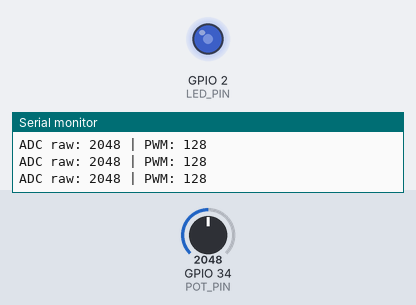
Recording of a program running on a simulated ESP32. Shown: output pins drawn as LEDs (lit = HIGH), the last lines printed to the serial monitor. Inputs (shaded band) come from the test bench; at power-on: GPIO 34 (POT_PIN) = 2048.

Above: at 1.2 s.
1.3 s: GPIO 34 (POT_PIN) set to 2866
At 2.5 s:
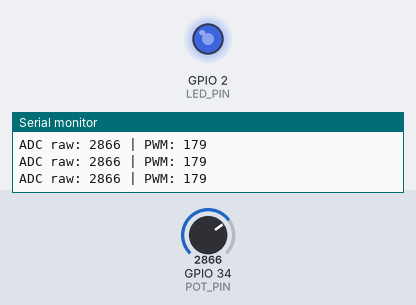
2.8 s: GPIO 34 (POT_PIN) set to 3603
At 3.7 s:
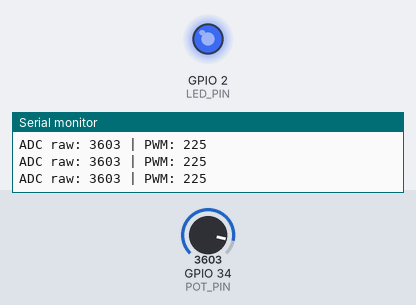
4.3 s: GPIO 34 (POT_PIN) set to 491
At 4.9 s:
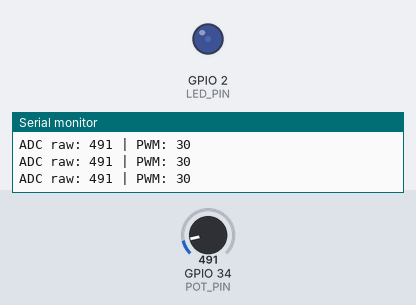
5.8 s: GPIO 34 (POT_PIN) set to 0
At 6.1 s:
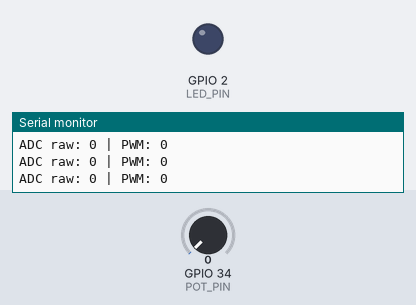
Timing chart, 0 to 8.3 s (numbered marks = the images above; inputs shaded):
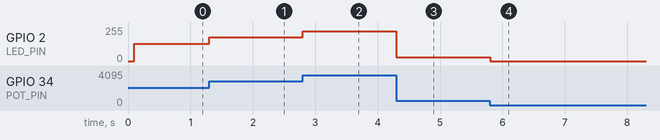

The program:

main.cpp
```cpp
#include <Arduino.h>

#define LED_PIN 2
#define POT_PIN 34

#define LEDC_CHANNEL 0
#define LEDC_FREQUENCY 5000
#define LEDC_RESOLUTION 8

#define TIMER_DIVIDER 80
#define TIMER_INTERVAL_US 100000UL  // 100 ms

hw_timer_t *timer = nullptr;
volatile bool timerFlag = false;

void IRAM_ATTR timerISR()
{
    timerFlag = true;
}

void setup()
{
    Serial.begin(115200);

    pinMode(LED_PIN, OUTPUT);

    // LEDC PWM: 5 kHz, 8-bit
    ledcSetup(LEDC_CHANNEL, LEDC_FREQUENCY, LEDC_RESOLUTION);
    ledcAttachPin(LED_PIN, LEDC_CHANNEL);
    ledcWrite(LEDC_CHANNEL, 0);

    // Hardware Timer: 80 MHz / 80 = 1 MHz => 1 tick = 1 us
    timer = timerBegin(0, TIMER_DIVIDER, true);
    timerAttachInterrupt(timer, &timerISR, true);
    timerAlarmWrite(timer, TIMER_INTERVAL_US, true);
    timerAlarmEnable(timer);

    Serial.println("=== DEMO 2 ===");
    Serial.println("ESP32 ready");
}

void loop()
{
    if (timerFlag)
    {
        timerFlag = false;

        int raw = analogRead(POT_PIN);

        // ADC 12-bit: 0..4095 -> LEDC 8-bit: 0..255
        uint8_t duty = static_cast<uint8_t>(raw / 16);

        ledcWrite(LEDC_CHANNEL, duty);

        Serial.print("ADC raw: ");
        Serial.print(raw);
        Serial.print(" | PWM: ");
        Serial.println(duty);
    }
}
```

Measured:
- after the input at 1.3 s, GPIO 2 (LED_PIN): 128/255 → 178/255 at once
- after the input at 2.8 s, GPIO 2 (LED_PIN): 178/255 → 224/255 at once
- after the input at 4.3 s, GPIO 2 (LED_PIN): 224/255 → 30/255 at once
- after the input at 5.8 s, GPIO 2 (LED_PIN): 30/255 → 0/255 at once
